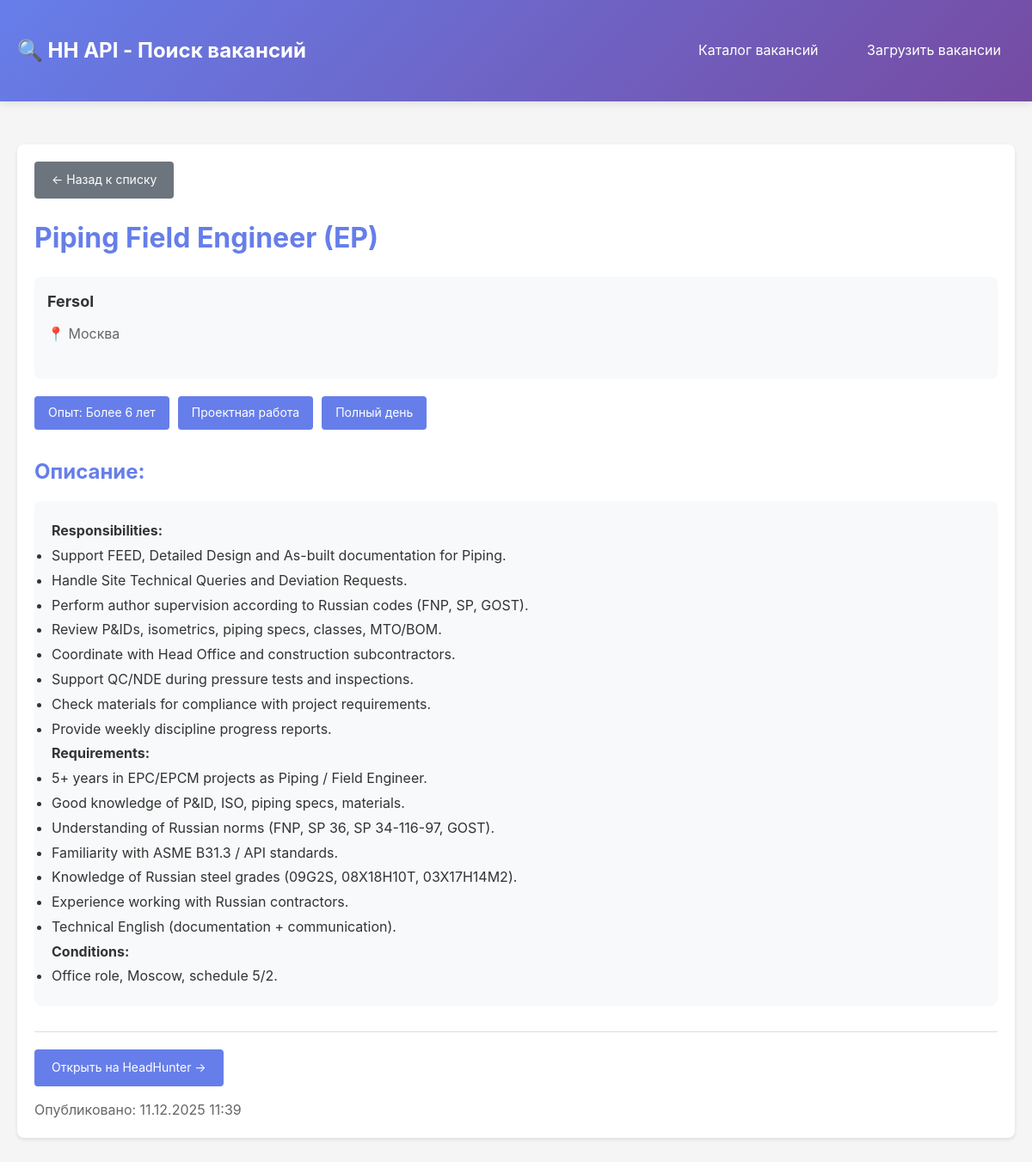
Page /2/ on the committed database.
### vacancies/models.py (models this page shows, shortened)
class Vacancy(models.Model):
    hh_id = models.CharField(max_length=20, unique=True, verbose_name="ID в HH")
    name = models.CharField(max_length=500, verbose_name="Название вакансии")
    description = models.TextField(blank=True, verbose_name="Описание")
    salary_from = models.IntegerField(null=True, blank=True, verbose_name="Зарплата от")
    salary_to = models.IntegerField(null=True, blank=True, verbose_name="Зарплата до")
    salary_currency = models.CharField(max_length=10, blank=True, verbose_name="Валюта")
    employer_name = models.CharField(max_length=300, blank=True, verbose_name="Работодатель")
    employer_id = models.CharField(max_length=20, blank=True, verbose_name="ID работодателя")
    employer_logo_url = models.URLField(blank=True, verbose_name="Логотип работодателя")
    area_name = models.CharField(max_length=200, blank=True, verbose_name="Город")
    area_id = models.CharField(max_length=20, blank=True, verbose_name="ID города")
    experience = models.CharField(max_length=100, blank=True, verbose_name="Опыт работы")
    schedule = models.CharField(max_length=100, blank=True, verbose_name="График работы")
    employment = models.CharField(max_length=100, blank=True, verbose_name="Тип занятости")
    published_at = models.DateTimeField(null=True, blank=True, verbose_name="Дата публикации")
    created_at = models.DateTimeField(auto_now_add=True, verbose_name="Дата создания записи")
    updated_at = models.DateTimeField(auto_now=True, verbose_name="Дата обновления")
    url = models.URLField(blank=True, verbose_name="Ссылка на вакансию")
    requirement = models.TextField(blank=True, verbose_name="Требования")
    responsibility = models.TextField(blank=True, verbose_name="Обязанности")
    professional_role = models.CharField(max_length=200, blank=True, verbose_name="Категория профессии")
    class Meta:
        verbose_name = "Вакансия"
        verbose_name_plural = "Вакансии"
        ordering = ['-published_at', '-created_at']
        indexes = [
            models.Index(fields=['hh_id']),
            models.Index(fields=['name']),
            models.Index(fields=['area_name']),
            models.Index(fields=['professional_role']),
        ]

### vacancies/views.py (the view)
# urls.py: path('<int:vacancy_id>/', views.vacancy_detail, name='vacancy_detail'),  # Детали вакансии
def vacancy_detail(request, vacancy_id):
    vacancy = get_object_or_404(Vacancy, id=vacancy_id)
    context = {
        'vacancy': vacancy,
    }
    return render(request, 'vacancies/vacancy_detail.html', context)

### vacancies/templates/vacancies/vacancy_detail.html (shortened to what this page needs)
{% extends 'vacancies/base.html' %}
{% block content %}
<div class="card">
    <div style="margin-bottom: 20px;">
        <a href="{% url 'vacancies:vacancy_list' %}" class="btn btn-secondary">← Назад к списку</a>
    </div>
    <h1 style="color: #667eea; margin-bottom: 20px;">{{ vacancy.name }}</h1>
    <div style="background: #f8f9fa; padding: 15px; border-radius: 8px; margin-bottom: 20px;">
        <div style="display: flex; align-items: center; gap: 20px; margin-bottom: 15px;">
            <div>
                <p style="font-size: 18px; margin-bottom: 10px;">
                    <strong>{{ vacancy.employer_name }}</strong>
                </p>
                {% if vacancy.area_name %}
                <p style="color: #666; margin-bottom: 10px;">
                    📍 {{ vacancy.area_name }}
                </p>
                {% endif %}
            </div>
        </div>
    </div>
    <div style="display: flex; gap: 10px; flex-wrap: wrap; margin-bottom: 30px;">
        {% if vacancy.experience %}
        <span style="background: #667eea; color: white; padding: 8px 16px; border-radius: 4px; font-size: 14px;">
            Опыт: {{ vacancy.experience }}
        </span>
        {% endif %}
        {% if vacancy.employment %}
        <span style="background: #667eea; color: white; padding: 8px 16px; border-radius: 4px; font-size: 14px;">
            {{ vacancy.employment }}
        </span>
        {% endif %}
        {% if vacancy.schedule %}
        <span style="background: #667eea; color: white; padding: 8px 16px; border-radius: 4px; font-size: 14px;">
            {{ vacancy.schedule }}
        </span>
        {% endif %}
    </div>
    {% if vacancy.description %}
    <div style="margin-bottom: 30px;">
        <h2 style="color: #667eea; margin-bottom: 15px;">Описание:</h2>
        <div style="background: #f8f9fa; padding: 20px; border-radius: 8px; line-height: 1.8;">
            {{ vacancy.description|safe }}
        </div>
    </div>
    {% endif %}
    <div style="margin-top: 30px; padding-top: 20px; border-top: 1px solid #ddd;">
        {% if vacancy.url %}
        <a href="{{ vacancy.url }}" target="_blank" class="btn" style="margin-right: 10px;">
            Открыть на HeadHunter →
        </a>
        {% endif %}
        {% if vacancy.published_at %}
        <p style="color: #666; margin-top: 15px;">
            Опубликовано: {{ vacancy.published_at|date:"d.m.Y H:i" }}
        </p>
        {% endif %}
    </div>
</div>
{% endblock %}

### vacancies/templates/vacancies/base.html (shortened to what this page needs)
<!DOCTYPE html>
<html lang="ru">
<head>
</head>
<body>
    <header>
        <div class="container">
            <h1>🔍 HH API - Поиск вакансий</h1>
            <nav>
                <a href="{% url 'vacancies:vacancy_list' %}">Каталог вакансий</a>
                <a href="{% url 'vacancies:fetch_vacancies' %}">Загрузить вакансии</a>
            </nav>
        </div>
    </header>
    <div class="container">
        {% block content %}{% endblock %}
    </div>
</body>
</html>

### vacancies/templates/vacancies/base.html (style rules this page uses)
* { margin: 0; padding: 0; box-sizing: border-box; }
body { font-family: -apple-system, BlinkMacSystemFont, 'Segoe UI', Roboto, Oxygen, Ubuntu, Cantarell, sans-serif; background-color: #f5f5f5; color: #333; line-height: 1.6; }
.container { max-width: 1200px; margin: 0 auto; padding: 20px; }
header { background: linear-gradient(135deg, #667eea 0%, #764ba2 100%); color: white; padding: 20px 0; box-shadow: 0 2px 10px rgba(0,0,0,0.1); margin-bottom: 30px; }
header .container { display: flex; justify-content: space-between; align-items: center; }
header h1 { font-size: 24px; }
nav a { color: white; text-decoration: none; margin-left: 20px; padding: 8px 16px; border-radius: 4px; transition: background-color 0.3s; }
.card { background: white; border-radius: 8px; padding: 20px; margin-bottom: 20px; box-shadow: 0 2px 4px rgba(0,0,0,0.1); }
.btn { display: inline-block; padding: 10px 20px; background-color: #667eea; color: white; text-decoration: none; border-radius: 4px; border: none; cursor: pointer; font-size: 14px; transition: background-color 0.3s; }
.btn-secondary { background-color: #6c757d; }

### rows in the picture
Vacancy: name "Piping Field Engineer (EP)", employer_name "Fersol", area_name "Москва", experience "Более 6 лет", employment "Проектная работа", schedule "Полный день", description "Responsibilities: Support FEED, Detailed Design and As-built documentation for Piping. Handle Site Technical Queries and Deviation Requests. Perform author supervision according to Russian codes (FNP, SP, GOST). Review P&IDs, isometrics, piping specs, classes, MTO/BOM. Coordinate with Head Office and construction subcontractors. Support QC/NDE during pressure tests and inspections. Check materials for compliance with project requirements. Provide weekly discipline progress reports. Requirements: 5+ years in EPC/EPCM projects as Piping / Field Engineer. Good knowledge of P&ID, ISO, piping specs, materials. Understanding of Russian norms (FNP, SP 36, SP 34-116-97, GOST). Familiarity with ASME…", published_at "11.12.2025 11:39"
